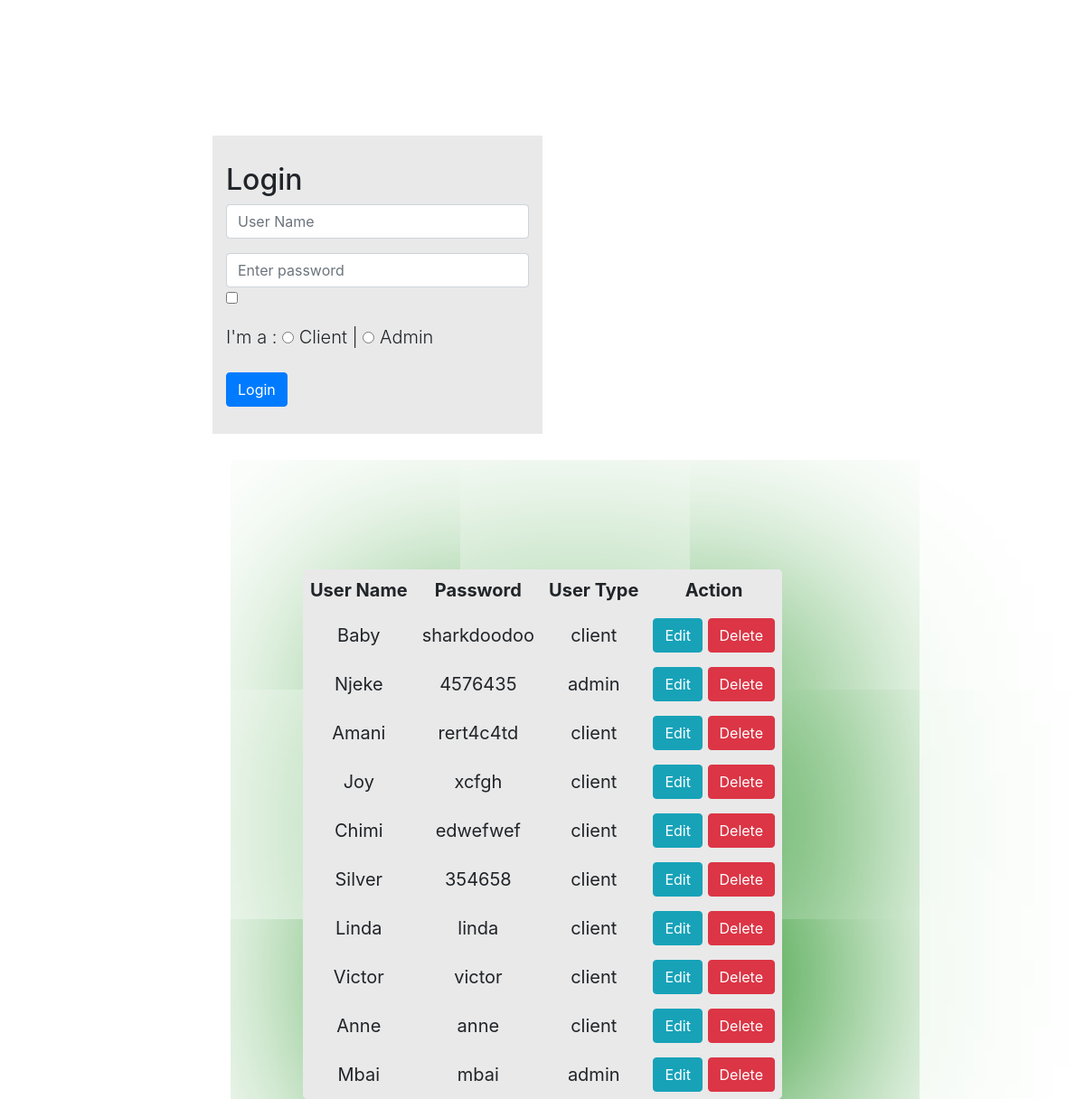
Page /test.php on the committed database.
### tables this page shows
CREATE TABLE `user_details` (
  `user_id` int(11) NOT NULL,
  `Name` varchar(255) NOT NULL,
  `password` varchar(255) NOT NULL,
  `user_type` varchar(255) NOT NULL
);

### test.php (the view, shortened to what this page needs)
<!doctype html>
<html lang="en">
  <head>
    <link rel="stylesheet" type="text/css" href="styletest.css">
   <link rel="stylesheet"  href="css/bootstrap.min.css">
  </head>
  <body>
  	<?php include_once 'connect.php'; ?>
    <div class="container">
    	<div class="login-box">
    	<div class="row">
    		<div class="col-md-6 login-left">
    			<h2>Login</h2>
    			<form action="connect.php" method="post">
    			<div class="form-group">
				<input type="text" placeholder="User Name" name="user"  class="form-control" required>
				</div>
				<div class="form-group">
					<input type="password" placeholder="Enter password" name="password" id="myInput"   class="form-control" required>
					<input type="checkbox"
					onclick="myFunction()">
				</div>
				<div class="form-group lead">
				<label for="usertype">I'm a :</label>
				<input type="radio"  name="usertype"  value="client" class="custom-radio" required>&nbsp;Client |
				<input type="radio"  name="usertype"  value="admin" class="custom-radio" required>&nbsp;Admin
				</div>
				<button type="submit" name="login" class="btn btn-primary">Login</button>
    			</form>
    		</div>
    		</div>
    	</div>
    	</div>
  	<?php
  		$result = mysqli_query($con,"SELECT * FROM user_details");
  		?>
  		<div class="container">
  		<div class="row justify-content-center">
  			<table class="meza">
  				<thead>
  				<tr>
   				<th>User Name</th>
   				<th>Password</th>
   				<th>User Type</th>
   				<th colspan="2">Action</th>
 				</tr>
				</thead>
		<?php
			while($row=$result->fetch_assoc()): ?>
			<tr>
    			<td><?php echo $row["Name"]; ?></td>
    			<td><?php echo $row["password"]; ?></td>
    			<td><?php echo $row["user_type"]; ?></td>
      		  	<td>
     			 <a href="test.php?edit=<?php echo $row['user_id']; ?>" class="btn btn-info">Edit</a>
      			 <a href="connect.php?delete=<?php echo $row['user_id']; ?>" class="btn btn-danger">Delete</a>
     			</td>
    		</tr>
    	<?php endwhile;?>
    		</table>
  		</div>
  </div>
  </body>
</html>

### styletest.css (style rules this page uses)
body { background-image: url("picha.jpg"); background-position: center; background-size: cover; }
.login-box { max-width: 700px; float: none; margin: 150px auto; }
.login-left { background: rgba(211, 211, 211, 0.5); padding: 30px; }
.meza { border-radius: 5px; font-size: 20px; font-weight: normal; border-collapse: collapse; width: 80% ; max-width: 40%; white-space: nowrap; background: rgba(211, 211, 211, 0.5); margin-left: 100px auto; box-shadow: 50px 50px 50rem green; }
.meza td, .meza th { text-align: center; padding: 8px; }

### rows in the picture
user_details: Name "Baby", password "sharkdoodoo", user_type "client"
user_details: Name "Njeke", password "4576435", user_type "admin"
user_details: Name "Amani", password "rert4c4td", user_type "client"
user_details: Name "Joy", password "xcfgh", user_type "client"
user_details: Name "Chimi", password "edwefwef", user_type "client"
user_details: Name "Silver", password "354658", user_type "client"
user_details: Name "Linda", password "linda", user_type "client"
user_details: Name "Victor", password "victor", user_type "client"
user_details: Name "Anne", password "anne", user_type "client"
user_details: Name "Mbai", password "mbai", user_type "admin"
